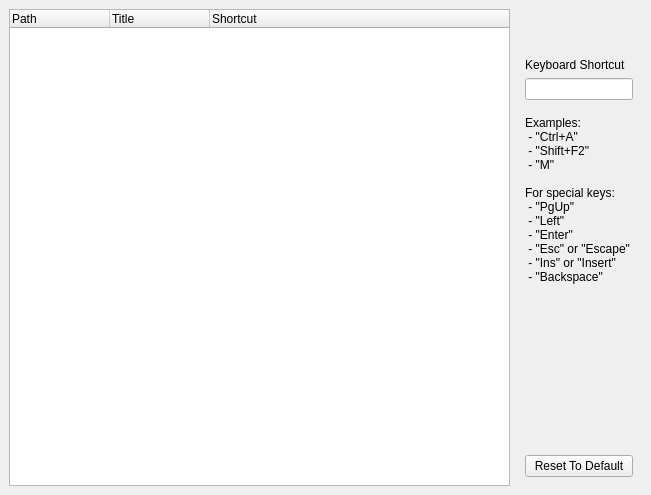
<?xml version="1.0" encoding="UTF-8"?>
<ui version="4.0">
 <class>KeyBindingsConfigPage</class>
 <widget class="QFrame" name="KeyBindingsConfigPage">
  <property name="geometry">
   <rect>
    <x>0</x>
    <y>0</y>
    <width>651</width>
    <height>495</height>
   </rect>
  </property>
  <property name="sizePolicy">
   <sizepolicy hsizetype="Preferred" vsizetype="Expanding">
    <horstretch>0</horstretch>
    <verstretch>1</verstretch>
   </sizepolicy>
  </property>
  <property name="windowTitle">
   <string>Settings</string>
  </property>
  <layout class="QHBoxLayout">
   <property name="spacing">
    <number>6</number>
   </property>
   <property name="leftMargin">
    <number>9</number>
   </property>
   <property name="topMargin">
    <number>9</number>
   </property>
   <property name="rightMargin">
    <number>9</number>
   </property>
   <property name="bottomMargin">
    <number>9</number>
   </property>
   <item>
    <widget class="QTreeWidget" name="bindings_list">
     <property name="sizePolicy">
      <sizepolicy hsizetype="Expanding" vsizetype="Expanding">
       <horstretch>1</horstretch>
       <verstretch>0</verstretch>
      </sizepolicy>
     </property>
     <property name="rootIsDecorated">
      <bool>true</bool>
     </property>
     <column>
      <property name="text">
       <string>Path</string>
      </property>
     </column>
     <column>
      <property name="text">
       <string>Title</string>
      </property>
     </column>
     <column>
      <property name="text">
       <string>Shortcut</string>
      </property>
     </column>
    </widget>
   </item>
   <item>
    <widget class="QFrame" name="frame">
     <property name="frameShape">
      <enum>QFrame::NoFrame</enum>
     </property>
     <property name="frameShadow">
      <enum>QFrame::Raised</enum>
     </property>
     <layout class="QVBoxLayout">
      <property name="spacing">
       <number>6</number>
      </property>
      <property name="leftMargin">
       <number>9</number>
      </property>
      <property name="topMargin">
       <number>9</number>
      </property>
      <property name="rightMargin">
       <number>9</number>
      </property>
      <property name="bottomMargin">
       <number>9</number>
      </property>
      <item>
       <spacer>
        <property name="orientation">
         <enum>Qt::Vertical</enum>
        </property>
        <property name="sizeType">
         <enum>QSizePolicy::Fixed</enum>
        </property>
        <property name="sizeHint" stdset="0">
         <size>
          <width>20</width>
          <height>40</height>
         </size>
        </property>
       </spacer>
      </item>
      <item>
       <widget class="QLabel" name="label">
        <property name="text">
         <string>Keyboard Shortcut</string>
        </property>
       </widget>
      </item>
      <item>
       <widget class="lay::DecoratedLineEdit" name="binding_le"/>
      </item>
      <item>
       <spacer>
        <property name="orientation">
         <enum>Qt::Vertical</enum>
        </property>
        <property name="sizeType">
         <enum>QSizePolicy::Fixed</enum>
        </property>
        <property name="sizeHint" stdset="0">
         <size>
          <width>20</width>
          <height>10</height>
         </size>
        </property>
       </spacer>
      </item>
      <item>
       <widget class="QLabel" name="label_2">
        <property name="text">
         <string>Examples:
 - &quot;Ctrl+A&quot;
 - &quot;Shift+F2&quot;
 - &quot;M&quot;

For special keys:
 - &quot;PgUp&quot;
 - &quot;Left&quot;
 - &quot;Enter&quot;
 - &quot;Esc&quot; or &quot;Escape&quot;
 - &quot;Ins&quot; or &quot;Insert&quot;
 - &quot;Backspace&quot;
</string>
        </property>
       </widget>
      </item>
      <item>
       <spacer>
        <property name="orientation">
         <enum>Qt::Vertical</enum>
        </property>
        <property name="sizeHint" stdset="0">
         <size>
          <width>20</width>
          <height>40</height>
         </size>
        </property>
       </spacer>
      </item>
      <item>
       <widget class="QPushButton" name="reset_pb">
        <property name="text">
         <string>Reset To Default</string>
        </property>
       </widget>
      </item>
     </layout>
    </widget>
   </item>
  </layout>
 </widget>
 <layoutdefault spacing="6" margin="11"/>
 <customwidgets>
  <customwidget>
   <class>lay::DecoratedLineEdit</class>
   <extends>QLineEdit</extends>
   <header>layWidgets.h</header>
  </customwidget>
 </customwidgets>
 <resources/>
 <connections/>
</ui>
